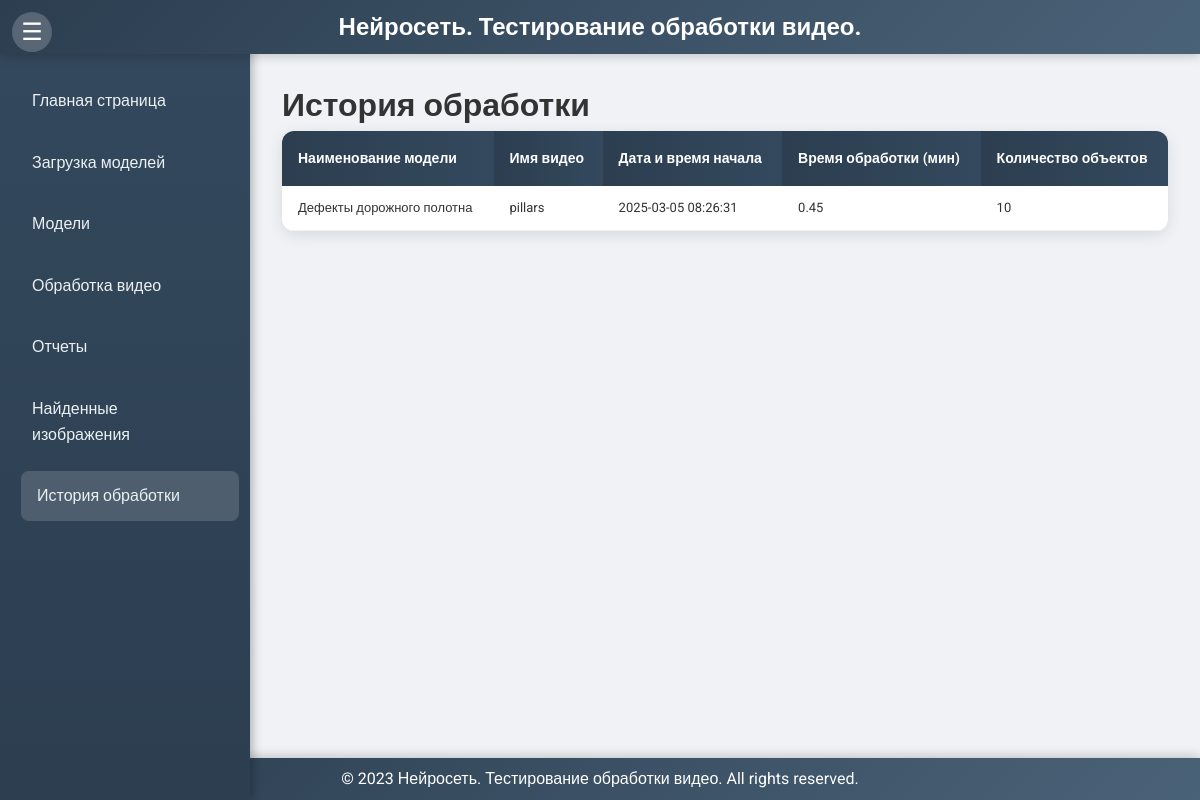
The page /processing_history on the database as committed earlier.
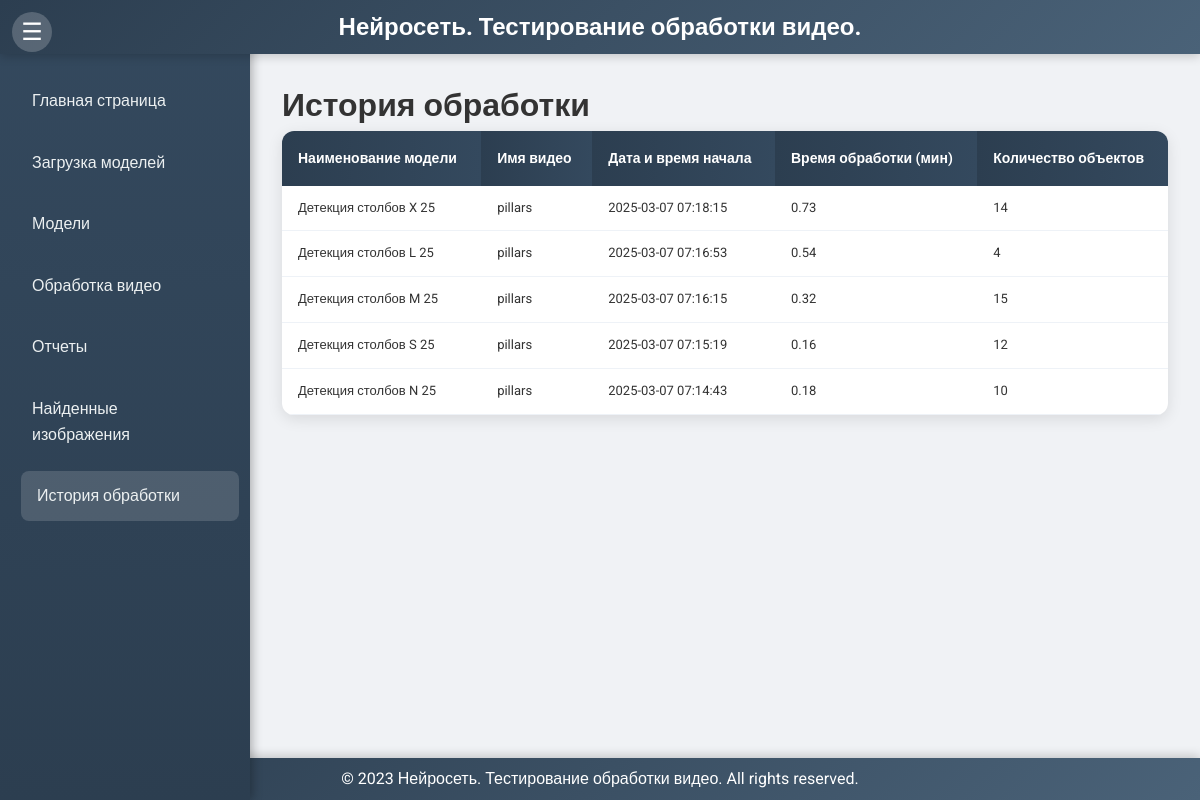
The same page on the database as committed later.
### models.py (models this page shows)
class ProcessingHistory(db.Model):
    id = db.Column(db.Integer, primary_key=True)
    model_name = db.Column(db.String(255), nullable=False)
    video_name = db.Column(db.String(255), nullable=False)
    start_datetime = db.Column(db.DateTime, nullable=False)
    processing_time = db.Column(db.Float, nullable=False)  # In seconds
    object_count = db.Column(db.Integer, nullable=False)
    created_at = db.Column(db.DateTime, default=datetime.utcnow)

### app.py (the view)
@app.route('/processing_history', methods=['GET'])
def processing_history():
    history_entries = ProcessingHistory.query.order_by(ProcessingHistory.created_at.desc()).all()
    return render_template('processing_history.html', current_page='processing_history', history_entries=history_entries)

### templates/processing_history.html (shortened to what this page needs)
{% extends 'base.html' %}
{% block content %}
    <h1>История обработки</h1>
    <table class="modern-table">
        <thead>
            <tr>
                <th>Наименование модели</th>
                <th>Имя видео</th>
                <th>Дата и время начала</th>
                <th>Время обработки (мин)</th>
                <th>Количество объектов</th>
            </tr>
        </thead>
        <tbody>
            {% for entry in history_entries %}
            <tr>
                <td>{{ entry.model_name }}</td>
                <td>{{ entry.video_name }}</td>
                <td>{{ entry.start_datetime.strftime('%Y-%m-%d %H:%M:%S') }}</td>
                <td>{{ (entry.processing_time / 60)|round(2) }}</td>
                <td>{{ entry.object_count }}</td>
            </tr>
            {% endfor %}
        </tbody>
    </table>
{% endblock %}

Rows that differ between the two databases and show on the page:
removed ProcessingHistory: model_name "Дефекты дорожного полотна", video_name "pillars", start_datetime "2025-03-05 08:26:31", (entry.processing_time/60)|round(2) "0.45", object_count "10"
added ProcessingHistory: model_name "Детекция столбов X 25", video_name "pillars", start_datetime "2025-03-07 07:18:15", (entry.processing_time/60)|round(2) "0.73", object_count "14"
added ProcessingHistory: model_name "Детекция столбов L 25", video_name "pillars", start_datetime "2025-03-07 07:16:53", (entry.processing_time/60)|round(2) "0.54", object_count "4"
added ProcessingHistory: model_name "Детекция столбов M 25", video_name "pillars", start_datetime "2025-03-07 07:16:15", (entry.processing_time/60)|round(2) "0.32", object_count "15"
added ProcessingHistory: model_name "Детекция столбов S 25", video_name "pillars", start_datetime "2025-03-07 07:15:19", (entry.processing_time/60)|round(2) "0.16", object_count "12"
added ProcessingHistory: model_name "Детекция столбов N 25", video_name "pillars", start_datetime "2025-03-07 07:14:43", (entry.processing_time/60)|round(2) "0.18", object_count "10"
